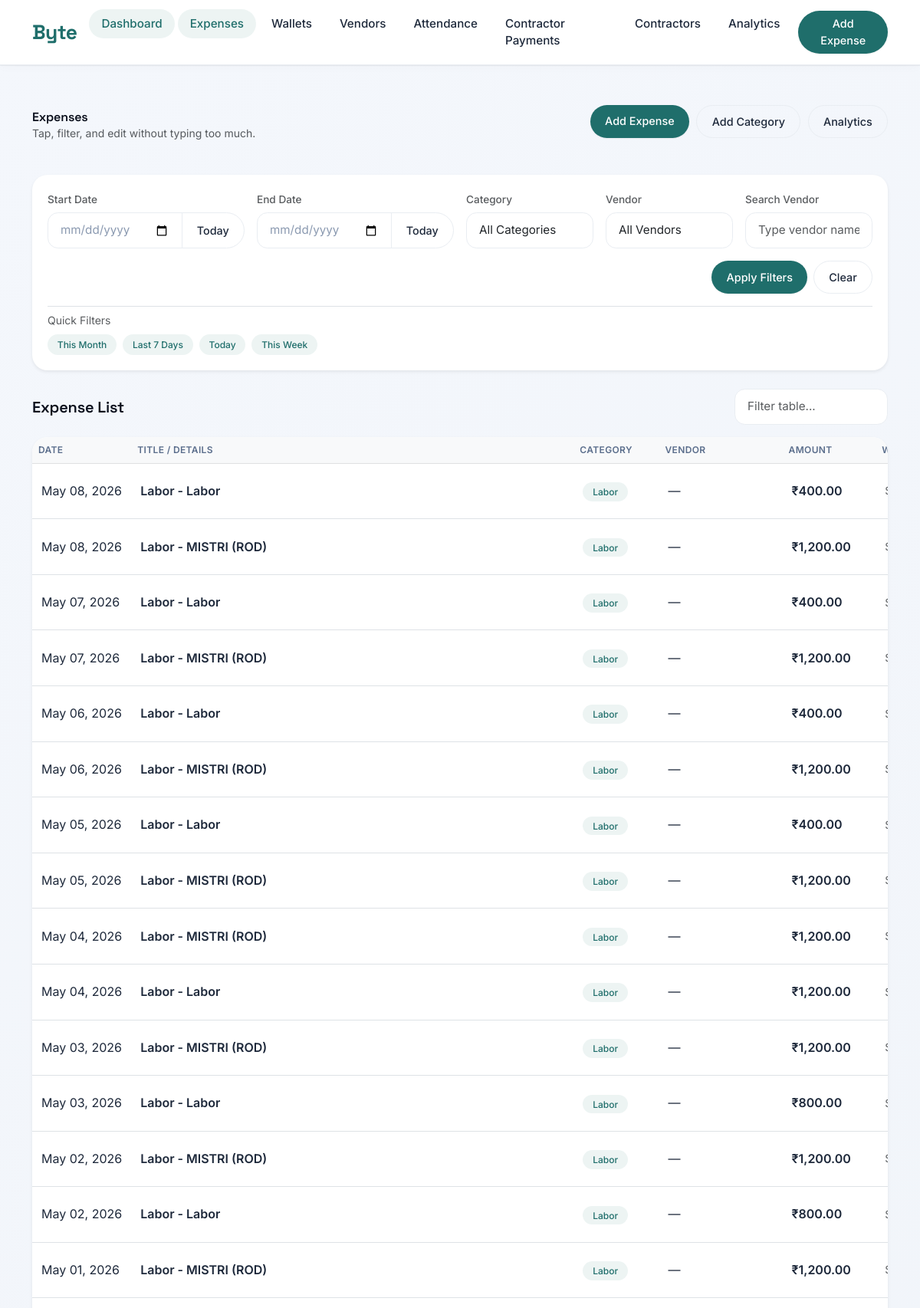
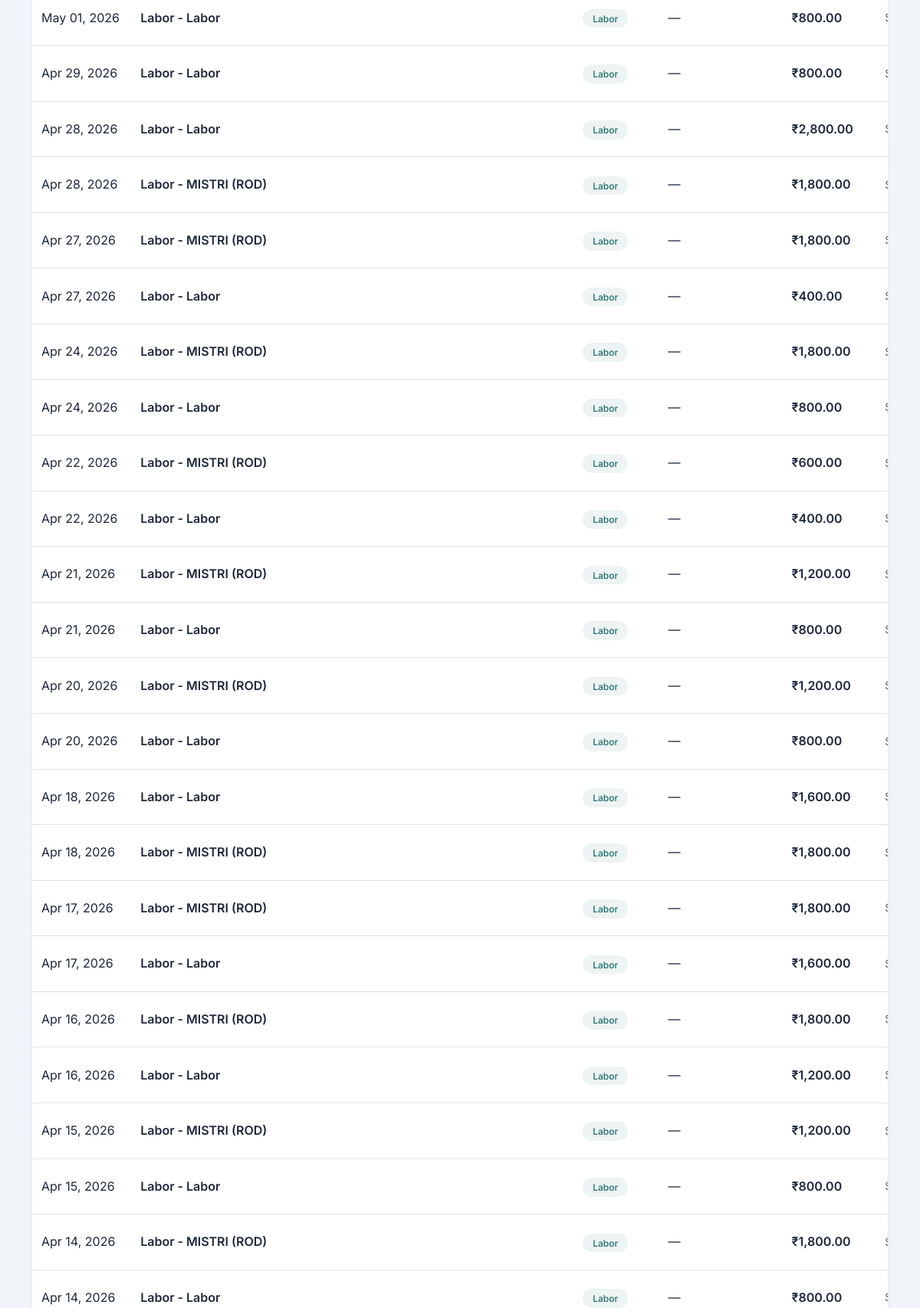
The page /expenses/ (upper part) on the database its author committed (2 pictures, top to bottom).
### expenses/models.py (models this page shows, shortened)
class Expense(models.Model):
    title = models.CharField(max_length=255)
    type = models.CharField(max_length=15, choices=[('expense', 'Expense'), ('refund', 'Refund')], default='expense')
    amount = models.DecimalField(max_digits=12, decimal_places=2)
    category = models.ForeignKey(Category, on_delete=models.RESTRICT, related_name='expenses')
    subcategory = models.CharField(max_length=255, blank=True, null=True) # Optional text or could just use Category hierarchy
    wallet = models.ForeignKey(Wallet, on_delete=models.RESTRICT, related_name='expenses')
    vendor = models.ForeignKey('vendors.Vendor', on_delete=models.SET_NULL, null=True, blank=True, related_name='expenses')
    payment_mode = models.CharField(max_length=100)
    invoice_number = models.CharField(max_length=100, blank=True, null=True)
    date = models.DateField()
    phase = models.CharField(max_length=100, blank=True, null=True)
    notes = models.TextField(blank=True, null=True)
    file = models.FileField(upload_to='invoices/', blank=True, null=True)
    is_system_generated = models.BooleanField(default=False)
    created_at = models.DateTimeField(auto_now_add=True)
    class Meta:
        indexes = [
            models.Index(fields=['date']),
            models.Index(fields=['category']),
            models.Index(fields=['wallet']),
        ]

class Category(models.Model):
    name = models.CharField(max_length=255)
    parent = models.ForeignKey('self', on_delete=models.CASCADE, null=True, blank=True, related_name='subcategories')
    class Meta:
        verbose_name_plural = "Categories"

### expenses/views.py (the view)
# urls.py: path('', views.ExpenseListView.as_view(), name='list'),
class ExpenseListView(ListView):
    model = Expense
    template_name = 'expenses/expense_list.html'
    context_object_name = 'expenses'
    def get_queryset(self):
        qs = Expense.objects.select_related('category', 'wallet', 'vendor').prefetch_related('items').order_by('-date', '-created_at')
        start = self.request.GET.get('start_date')
        end = self.request.GET.get('end_date')
        if start:
            qs = qs.filter(date__gte=start)
        if end:
            qs = qs.filter(date__lte=end)
        category = self.request.GET.get('category')
        if category:
            qs = qs.filter(category_id=category)
        vendor = self.request.GET.get('vendor')
        if vendor:
            qs = qs.filter(vendor_id=vendor)
        query = self.request.GET.get('q')
        if query:
            qs = qs.filter(vendor__name__icontains=query)
        return qs
    def get_context_data(self, **kwargs):
        context = super().get_context_data(**kwargs)
        from .models import Category
        from vendors.models import Vendor
        from datetime import date, timedelta
        import calendar
        context['categories'] = Category.objects.all()
        context['vendors'] = Vendor.objects.all()
        today = date.today()
        context['today_str'] = today.isoformat()
        context['last_7_days_str'] = (today - timedelta(days=7)).isoformat()
        first_day = today.replace(day=1)
        last_day = today.replace(day=calendar.monthrange(today.year, today.month)[1])
        context['this_month_start_str'] = first_day.isoformat()
        context['this_month_end_str'] = last_day.isoformat()
        from django.conf import settings
        context['LARGE_EXPENSE_THRESHOLD'] = getattr(settings, 'LARGE_EXPENSE_THRESHOLD', 50000)
        return context

### templates/expenses/expense_list.html (shortened to what this page needs)
{% extends 'base.html' %}
{% load humanize %}
{% block content %}
<div class="d-flex flex-wrap justify-content-between align-items-center mb-4 gap-3">
    <div>
        <div class="page-title brand-font">Expenses</div>
        <div class="text-muted small">Tap, filter, and edit without typing too much.</div>
    </div>
    <div class="action-strip">
        <a href="{% url 'expenses:create' %}" class="btn btn-primary">Add Expense</a>
        <a href="{% url 'expenses:category_create' %}" class="btn btn-outline-secondary">Add Category</a>
        <a href="{% url 'core:analytics' %}" class="btn btn-outline-secondary">Analytics</a>
    </div>
</div>
<div class="card shadow-sm mb-4">
    <div class="card-body">
        <div class="collapse d-md-block" id="filterCollapse">
            <form method="get" class="row g-3 align-items-end">
                <div class="col-12 col-md-3">
                    <label class="form-label small text-muted">Start Date</label>
                    <div class="input-group">
                        <input type="date" id="id_start_date" name="start_date" class="form-control" value="{{ request.GET.start_date }}">
                        <button type="button" class="btn btn-outline-secondary" data-fill-today="id_start_date">Today</button>
                    </div>
                </div>
                <div class="col-12 col-md-3">
                    <label class="form-label small text-muted">End Date</label>
                    <div class="input-group">
                        <input type="date" id="id_end_date" name="end_date" class="form-control" value="{{ request.GET.end_date }}">
                        <button type="button" class="btn btn-outline-secondary" data-fill-today="id_end_date">Today</button>
                    </div>
                </div>
                <div class="col-12 col-md-2">
                    <label class="form-label small text-muted">Category</label>
                    <select name="category" class="form-select">
                        <option value="">All Categories</option>
                    </select>
                </div>
                <div class="col-12 col-md-2">
                    <label class="form-label small text-muted">Vendor</label>
                    <select name="vendor" class="form-select">
                        <option value="">All Vendors</option>
                    </select>
                </div>
                <div class="col-12 col-md-2">
                    <label class="form-label small text-muted">Search Vendor</label>
                    <input type="text" name="q" class="form-control" placeholder="Type vendor name" value="{{ request.GET.q }}">
                </div>
                <div class="col-12 d-flex justify-content-end gap-2">
                    <button type="submit" class="btn btn-primary">Apply Filters</button>
                    <a href="{% url 'expenses:list' %}" class="btn btn-outline-secondary">Clear</a>
                </div>
            </form>
            <div class="mt-3 pt-2 border-top">
                <div class="text-muted small mb-2">Quick Filters</div>
                <div class="d-flex flex-wrap gap-2">
                    <a href="?start_date={{ this_month_start_str }}&end_date={{ this_month_end_str }}" class="badge-soft text-decoration-none">This Month</a>
                    <a href="?start_date={{ last_7_days_str }}&end_date={{ today_str }}" class="badge-soft text-decoration-none">Last 7 Days</a>
                    <a href="?start_date={{ today_str }}&end_date={{ today_str }}" class="badge-soft text-decoration-none">Today</a>
                    <a href="?start_date={{ this_week_start_str }}&end_date={{ this_week_end_str }}" class="badge-soft text-decoration-none">This Week</a>
                </div>
            </div>
        </div>
    </div>
</div>
<div class="d-flex justify-content-between align-items-center mb-3 flex-wrap gap-2">
    <h4 class="brand-font fs-5 m-0">Expense List</h4>
    <div>
        <input type="text" id="expenseSearch" class="form-control form-control-sm table-filter-input" placeholder="Filter table..." style="width: 200px;" data-table-target="#expensesTable">
    </div>
</div>
<div class="card shadow-sm">
    <div class="table-responsive">
        <table class="table table-hover align-middle mb-0 searchable-table" id="expensesTable">
            <thead class="table-light">
                <tr>
                    <th>Date</th>
                    <th>Title / Details</th>
                    <th class="d-none d-md-table-cell">Category</th>
                    <th class="d-none d-lg-table-cell">Vendor</th>
                    <th>Amount</th>
                    <th class="d-none d-lg-table-cell">Wallet</th>
                </tr>
            </thead>
            <tbody>
                {% for expense in expenses %}
                <tr class="{% if expense.amount > LARGE_EXPENSE_THRESHOLD %}table-warning{% endif %}">
                    <td class="text-nowrap">{{ expense.date|date:"M d, Y" }}</td>
                    <td>
                        <div class="fw-semibold">{{ expense.title|truncatechars:30 }}</div>
                    </td>
                    <td class="d-none d-md-table-cell"><span class="badge-soft">{{ expense.category.name }}</span></td>
                    <td class="d-none d-lg-table-cell">{{ expense.vendor.name|default:"—" }}</td>
                    <td class="fw-semibold text-nowrap">₹{{ expense.amount|floatformat:2|intcomma }}</td>
                    <td class="d-none d-lg-table-cell text-muted small">{{ expense.wallet.name }}</td>
                </tr>
                {% endfor %}
            </tbody>
        </table>
    </div>
</div>
{% endblock %}

### templates/base.html (style rules this page uses)
:root { --ink: #0a0f1c; --ink-soft: #1e293b; --muted: #5b6e8c; --muted-light: #8a99b0; --bg: #f8fafc; --card-bg: #ffffff; --border-subtle: #e9edf2; --accent: #1f6e6b; --accent-soft: #2c7e7b; --accent-light: rgba(31, 110, 107, 0.08); --warning: #e67e22; --danger: #dc5f5f; --shadow-sm: 0 4px 12px rgba(0, 0, 0, 0.02), 0 1px 2px rgba(0, 0, 0, 0.03); --shadow-md: 0 8px 24px rgba(0, 0, 0, 0.04), 0 2px 4px rgba(0, 0, 0, 0.02); --shadow-lg: 0 20px 32px -12px rgba(0, 0, 0, 0.08); --radius-card: 1.25rem; --radius-element: 0.85rem; }
* { margin: 0; padding: 0; box-sizing: border-box; }
body { font-family: 'Inter', sans-serif; background: linear-gradient(145deg, #f4f7fc 0%, #eef2f7 100%); color: var(--ink); line-height: 1.45; -webkit-font-smoothing: antialiased; }
h1, h2, h3, h4, .brand-font { font-family: 'Space Grotesk', sans-serif; font-weight: 600; letter-spacing: -0.01em; }
.card { background: var(--card-bg); border: none; border-radius: var(--radius-card); box-shadow: var(--shadow-md); transition: transform 0.2s ease, box-shadow 0.2s; margin-bottom: 1.25rem; overflow: hidden; }
.card-body { padding: 1.25rem; }
.form-label { font-weight: 500; font-size: 0.85rem; margin-bottom: 0.4rem; color: var(--ink-soft); }
.form-control, .form-select, textarea, input:not([type="checkbox"]):not([type="radio"]) { border: 1px solid var(--border-subtle); border-radius: var(--radius-element); padding: 0.7rem 1rem; font-size: 0.95rem; background: #ffffff; transition: all 0.2s; }
.btn { border-radius: 60px; padding: 0.6rem 1.2rem; font-weight: 500; font-size: 0.9rem; transition: all 0.2s; }
.btn-primary { background: var(--accent); border: none; box-shadow: 0 1px 2px rgba(0,0,0,0.05); }
.btn-outline-secondary { border-color: var(--border-subtle); color: var(--ink-soft); }
.badge-soft { background: var(--accent-light); color: var(--accent); border-radius: 60px; padding: 0.3rem 0.8rem; font-weight: 500; font-size: 0.75rem; }
.table { --bs-table-bg: transparent; margin-bottom: 0; }
.table th { font-weight: 600; font-size: 0.75rem; text-transform: uppercase; letter-spacing: 0.03em; color: var(--muted); border-bottom-width: 1px; }
.table td { vertical-align: middle; padding: 0.9rem 0.75rem; color: var(--ink-soft); }
.table-responsive { border-radius: var(--radius-card); overflow-x: auto; -webkit-overflow-scrolling: touch; }
.table td, .table th { white-space: nowrap; }
.action-strip { display: flex; flex-wrap: wrap; gap: 0.6rem; margin: 1rem 0 1.5rem; }
button, a.btn, .nav-link, .form-control, .form-select { touch-action: manipulation; }

### rows shown on the page
Expense: date "May 08, 2026", title "Labor - Labor", category.name "Labor", vendor.name "—", amount "400.00"
Expense: date "May 08, 2026", title "Labor - MISTRI (ROD)", category.name "Labor", vendor.name "—", amount "1,200.00"
Expense: date "May 07, 2026", title "Labor - Labor", category.name "Labor", vendor.name "—", amount "400.00"
Expense: date "May 07, 2026", title "Labor - MISTRI (ROD)", category.name "Labor", vendor.name "—", amount "1,200.00"
Expense: date "May 06, 2026", title "Labor - Labor", category.name "Labor", vendor.name "—", amount "400.00"
Expense: date "May 06, 2026", title "Labor - MISTRI (ROD)", category.name "Labor", vendor.name "—", amount "1,200.00"
Expense: date "May 05, 2026", title "Labor - Labor", category.name "Labor", vendor.name "—", amount "400.00"
Expense: date "May 05, 2026", title "Labor - MISTRI (ROD)", category.name "Labor", vendor.name "—", amount "1,200.00"
Expense: date "May 04, 2026", title "Labor - MISTRI (ROD)", category.name "Labor", vendor.name "—", amount "1,200.00"
Expense: date "May 04, 2026", title "Labor - Labor", category.name "Labor", vendor.name "—", amount "1,200.00"
Expense: date "May 03, 2026", title "Labor - MISTRI (ROD)", category.name "Labor", vendor.name "—", amount "1,200.00"
Expense: date "May 03, 2026", title "Labor - Labor", category.name "Labor", vendor.name "—", amount "800.00"
Expense: date "May 02, 2026", title "Labor - MISTRI (ROD)", category.name "Labor", vendor.name "—", amount "1,200.00"
Expense: date "May 02, 2026", title "Labor - Labor", category.name "Labor", vendor.name "—", amount "800.00"
Expense: date "May 01, 2026", title "Labor - MISTRI (ROD)", category.name "Labor", vendor.name "—", amount "1,200.00"
Expense: date "May 01, 2026", title "Labor - Labor", category.name "Labor", vendor.name "—", amount "800.00"
Expense: date "Apr 29, 2026", title "Labor - Labor", category.name "Labor", vendor.name "—", amount "800.00"
Expense: date "Apr 28, 2026", title "Labor - Labor", category.name "Labor", vendor.name "—", amount "2,800.00"
Expense: date "Apr 28, 2026", title "Labor - MISTRI (ROD)", category.name "Labor", vendor.name "—", amount "1,800.00"
Expense: date "Apr 27, 2026", title "Labor - MISTRI (ROD)", category.name "Labor", vendor.name "—", amount "1,800.00"
Expense: date "Apr 27, 2026", title "Labor - Labor", category.name "Labor", vendor.name "—", amount "400.00"
Expense: date "Apr 24, 2026", title "Labor - MISTRI (ROD)", category.name "Labor", vendor.name "—", amount "1,800.00"
Expense: date "Apr 24, 2026", title "Labor - Labor", category.name "Labor", vendor.name "—", amount "800.00"
Expense: date "Apr 22, 2026", title "Labor - MISTRI (ROD)", category.name "Labor", vendor.name "—", amount "600.00"
Expense: date "Apr 22, 2026", title "Labor - Labor", category.name "Labor", vendor.name "—", amount "400.00"
Expense: date "Apr 21, 2026", title "Labor - MISTRI (ROD)", category.name "Labor", vendor.name "—", amount "1,200.00"
Expense: date "Apr 21, 2026", title "Labor - Labor", category.name "Labor", vendor.name "—", amount "800.00"
Expense: date "Apr 20, 2026", title "Labor - MISTRI (ROD)", category.name "Labor", vendor.name "—", amount "1,200.00"
Expense: date "Apr 20, 2026", title "Labor - Labor", category.name "Labor", vendor.name "—", amount "800.00"
Expense: date "Apr 18, 2026", title "Labor - Labor", category.name "Labor", vendor.name "—", amount "1,600.00"
Expense: date "Apr 18, 2026", title "Labor - MISTRI (ROD)", category.name "Labor", vendor.name "—", amount "1,800.00"
Expense: date "Apr 17, 2026", title "Labor - MISTRI (ROD)", category.name "Labor", vendor.name "—", amount "1,800.00"
Expense: date "Apr 17, 2026", title "Labor - Labor", category.name "Labor", vendor.name "—", amount "1,600.00"
Expense: date "Apr 16, 2026", title "Labor - MISTRI (ROD)", category.name "Labor", vendor.name "—", amount "1,800.00"
Expense: date "Apr 16, 2026", title "Labor - Labor", category.name "Labor", vendor.name "—", amount "1,200.00"
Expense: date "Apr 15, 2026", title "Labor - MISTRI (ROD)", category.name "Labor", vendor.name "—", amount "1,200.00"
Expense: date "Apr 15, 2026", title "Labor - Labor", category.name "Labor", vendor.name "—", amount "800.00"
Expense: date "Apr 14, 2026", title "Labor - MISTRI (ROD)", category.name "Labor", vendor.name "—", amount "1,800.00"
Expense: date "Apr 14, 2026", title "Labor - Labor", category.name "Labor", vendor.name "—", amount "800.00"
